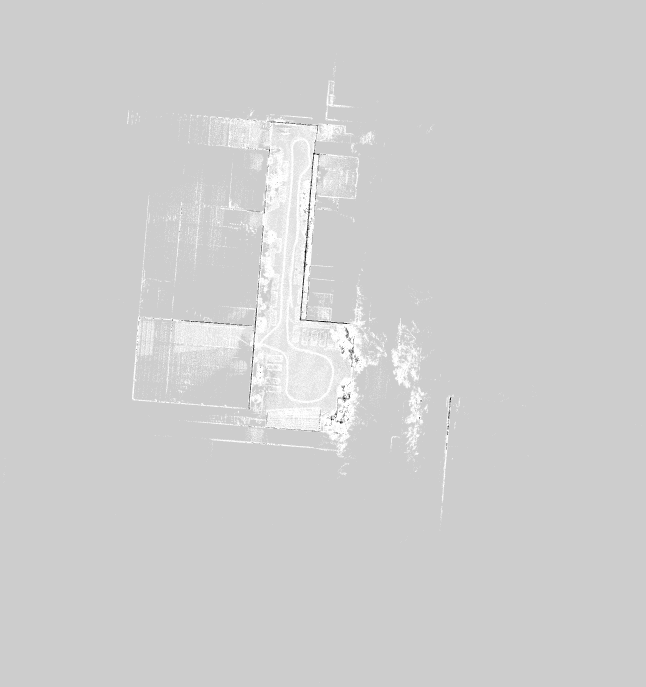
#> input picture src/mower_nav2/maps/map.pgm, 1936 x 2059 px (shown at 1/3 size)
$ python clean_occupancy_components.py ../maps/map.pgm out.png
#> lines starting #> are read from the running program, lines starting #| are printed output that depends on the picture; after the words box and inside, x2 and y2 are one past the last pixel; in counts of white or black regions, pixels touching at a corner belong together
#> in main, image is the input picture: shape (2059, 1936); min 0, max 254, mean 207.3
#!/usr/bin/env python3
"""Remove isolated occupied components from a candidate Nav2 PGM map."""

from __future__ import annotations

import argparse
from collections import deque
from pathlib import Path

import numpy as np
from PIL import Image


def remove_small_occupied_components(
        image: np.ndarray, *, min_component_size: int = 5,
        occupied_pixel_threshold: int = 64,
        connectivity: int = 8) -> tuple[np.ndarray, int]:
    """Return a copy with occupied components smaller than the threshold removed."""
#> called with min_component_size = 5, occupied_pixel_threshold = 64, connectivity = 8
    if image.ndim != 2:
        raise ValueError('the PGM image must be single-channel')
    if min_component_size < 1 or not 0 <= occupied_pixel_threshold <= 255:
        raise ValueError('invalid component or pixel threshold')
    if connectivity not in (4, 8):
        raise ValueError('connectivity must be 4 or 8')
    occupied = image <= occupied_pixel_threshold
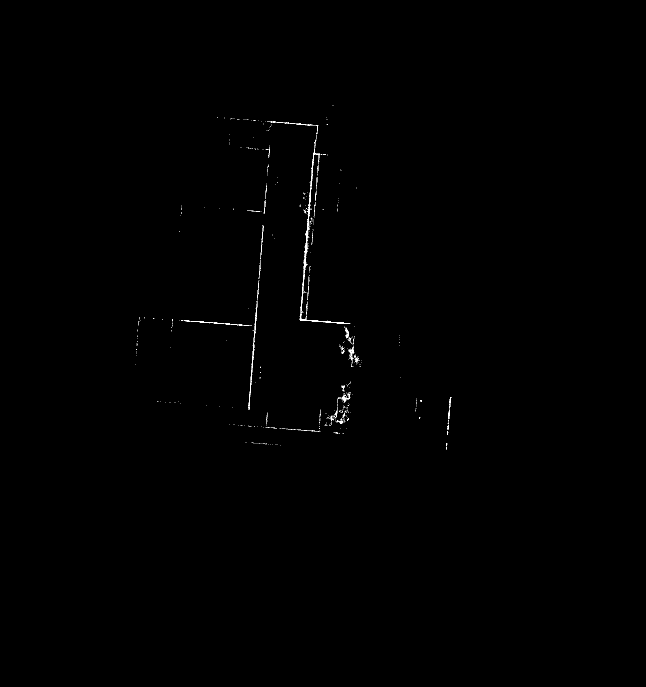
#> occupied: shape (2059, 1936) bool (shown at 1/3 size); 0.14% white in thin lines or dots, all inside (x1, y1, x2, y2) = (407, 315, 1354, 1350)
    visited = np.zeros_like(occupied, dtype=bool)
    output = image.copy()
    if connectivity == 4:
        neighbors = ((-1, 0), (1, 0), (0, -1), (0, 1))
    else:
        neighbors = ((-1, 0), (1, 0), (0, -1), (0, 1),
                     (-1, -1), (-1, 1), (1, -1), (1, 1))
    removed = 0
    height, width = occupied.shape
#> height = 2059; width = 1936
    for row, col in zip(*np.where(occupied)):
        if visited[row, col]:
            continue
        queue = deque([(int(row), int(col))])
        visited[row, col] = True
        cells = []
        while queue:
            current_row, current_col = queue.popleft()
            cells.append((current_row, current_col))
            for drow, dcol in neighbors:
                next_row = current_row + drow
                next_col = current_col + dcol
                if (0 <= next_row < height and 0 <= next_col < width
                        and occupied[next_row, next_col]
                        and not visited[next_row, next_col]):
                    visited[next_row, next_col] = True
                    queue.append((next_row, next_col))
        if len(cells) < min_component_size:
            removed += len(cells)
            for current_row, current_col in cells:
                output[current_row, current_col] = 254
#> this loop made 5662 passes
#> (row, col, removed) on passes 1, 3, 5, 6, 7, 8, 10, 12, 13, 15, 17, 19: (315, 998, 2), (352, 652, 4), (353, 674, 5), (353, 979, 6), (354, 672, 7), (355, 693, 11), (355, 698, 12), (356, 701, 13), (356, 704, 14), (357, 713, 16), (357, 716, 18), (357, 980, 19)
#> removed on passes 106, 134, 148, 156, 202, 206: 43, 47, 49, 52, 56, 58
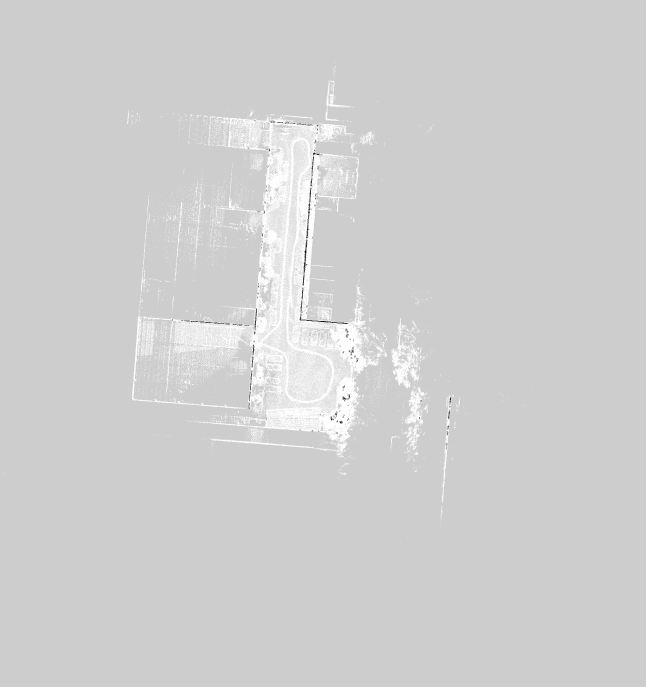
#> output: shape (2059, 1936) (shown at 1/3 size); 0.05% of pixels changed, all inside (x1, y1, x2, y2) = (407, 315, 1351, 1350)
#> after the loop, removed = 1964
    return output, removed


def main() -> None:
    parser = argparse.ArgumentParser(description=__doc__)
    parser.add_argument('input_pgm', type=Path)
    parser.add_argument('output_pgm', type=Path)
    parser.add_argument('--min-component-size', type=int, default=5)
    parser.add_argument('--occupied-pixel-threshold', type=int, default=64)
    parser.add_argument('--connectivity', type=int, choices=(4, 8), default=8)
    args = parser.parse_args()
    image = np.asarray(Image.open(args.input_pgm).convert('L'))
    cleaned, removed = remove_small_occupied_components(
        image,
        min_component_size=args.min_component_size,
        occupied_pixel_threshold=args.occupied_pixel_threshold,
        connectivity=args.connectivity)
#> removed = 1964
    args.output_pgm.parent.mkdir(parents=True, exist_ok=True)
    Image.fromarray(cleaned, mode='L').save(args.output_pgm)
    print(f'removed {removed} occupied cells; wrote {args.output_pgm}')
#| removed 1964 occupied cells; wrote out.png


if __name__ == '__main__':
    main()
